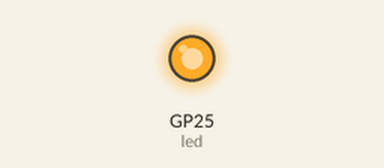
Simulated run of this program. Board: Raspberry Pi Pico running MicroPython. Parts: output pins drawn as LEDs (lit = HIGH). WiFi joins after 1.5 s; the clock reads 2024-03-15 10:24:30 at power-on unless the program sets it; what the program prints to the serial console is not drawn.

Above: at 0.1 s.
Timing chart, 0 to 1.6 s (numbered marks = the images above):
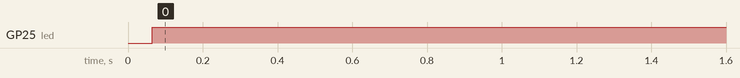

The program:

main.py
```python
import network
import time
from machine import Pin, RTC
from uasyncio import Task, TimeoutError, create_task, run, sleep_ms, wait_for

import ntptime

#########
# Config
#########

NTP_TIME_BETWEEN_SYNC_MS = 3600 * 1000
NTP_HOST = "pool.ntp.org"
WIFI_SSID = 'mw32-guest'
WIFI_PW = 'mw32-guest'

#########
# Constants
#########

datetime = (int, int, int, int, int, int, int, int)

TZ_OFFSET_NORMAL = 1
TZ_OFFSET_DST = 2
WLAN_STAT_GOT_IP = 3

#########
# State & initialization
#########

last_sync_attempt = None
led = Pin('LED', Pin.OUT)
led_timer: Task = None

#########
# LED
#########

led_periods = {
    '0_boot': 100,
    '1_wifi': 250,
    '2_ntp': 500,
}


def led_value(value: bool = True) -> None:
    global led_timer
    if led_timer is not None:
        led_timer.cancel()
        led_timer = None
    led.value(value)


def led_blink(period_name: str) -> None:
    global led_timer
    period = led_periods[period_name]
    print(f"LED\t- {period_name}\t- {period}ms")

    led_value(False)

    async def blink():
        while True:
            await sleep_ms(period)
            led.toggle()

    led_timer = create_task(blink())


#########
# WLAN
#########

wlan = network.WLAN(network.STA_IF)


async def wifi_connect() -> bool:
    global wlan
    print(f"Connecting wifi...\t{wlan.status()}")
    wlan.active(True)
    led_blink('1_wifi')
    wlan.connect(WIFI_SSID, WIFI_PW)

    async def wifi_connected():
        counter = 1
        while wlan.status() != WLAN_STAT_GOT_IP:
            counter = (counter % 3) + 1
            print(f"Waiting for wifi{'.' * counter}\t{wlan.status()}")
            await sleep_ms(500)

    try:
        wait_for(wifi_connected(), 60000)
        print(f"Connected wifi: {wlan.ifconfig()}")
        return True
    except TimeoutError:
        print(f"WLAN collection failed with status {wlan.status()} {wlan.ifconfig()}")
        return False


#########
# NTP
#########

def is_dst(gmt: datetime) -> bool:
    year, month, day, hour, *_ = gmt
    # Never DST jan, feb, nov, dec
    if month <= 2 or month >= 11:
        return False
    # Always DST april, may, june, july, august, september
    if 4 <= month <= 9:
        return True
    if month == 3:
        day_start = {
            2022: 27,
            2023: 26,
            2024: 31,
            2025: 30,
            2026: 29,
            2027: 28
        }.get(year, 28)
        return day > day_start or (day == day_start and hour >= 1)
    if month == 10:
        day_end = {
            2022: 30,
            2023: 29,
            2024: 27,
            2025: 26,
            2026: 25,
            2027: 28,
        }.get(year, 28)
        return day < day_end or (day == day_end and hour < 1)


def gmt_to_local(gmt: datetime, offset: int) -> datetime:
    year, month, day, hour, minute, second, dow, doy = gmt
    new_hour = (hour + offset) % 24
    if new_hour < hour:
        day += 1
        # Leap years not fully accurate but good enough
        if day > 31 or \
                (day > 30 and (month == 4 or month == 6 or month == 9 or month == 11)) or \
                (month == 2 and ((year % 4) == 0 and day > 29) or ((year % 4) != 0 and day > 28)):
            month += 1
            day = 1
    if month > 12:
        month = 1
        year += 1

    return year, month, day, new_hour, minute, second, 0, 0


async def ntp_sync(counter: int = 0) -> bool:
    print(f"Time before NTP sync: {time.localtime()}")
    try:
        ntptime.settime()
    except OSError:
        # For some reason we need to do this 2/3 times
        # https://forum.micropython.org/viewtopic.php?t=7226
        print("NTP sync fail")
        if counter < 100:
            await sleep_ms(1000)
            return await ntp_sync(counter + 1)
        return False

    gmt = time.localtime()
    print(f"UTC after NTP sync: {gmt}")

    rtc = RTC()
    offset = TZ_OFFSET_DST if is_dst(gmt) else TZ_OFFSET_NORMAL
    year, month, day, hour, minute, second, *_ = gmt_to_local(gmt, offset)
    rtc.datetime((year, month, day, 0, hour, minute, second, 0))

    print(f"Time after NTP sync: {time.localtime()}")

    return True


#########
# Application
#########

async def sync_time():
    global last_sync_attempt

    led_blink('0_boot')
    last_sync_attempt = time.ticks_ms()

    wifi_connected = await wifi_connect()
    if not wifi_connected:
        return

    await ntp_sync()

    wlan.disconnect()
    wlan.active(False)
    led_value(True)


async def main():
    while True:
        if last_sync_attempt is None or \
                time.ticks_diff(time.ticks_ms(), last_sync_attempt) > NTP_TIME_BETWEEN_SYNC_MS:
            # Do initialization concurrently
            create_task(sync_time())

        # TODO: show time on clock
        # TODO: Temperature & humidity
        await sleep_ms(500)


if __name__ == '__main__':
    run(main())
```

Measured:
- by itself, GP25 (led): LOW → HIGH at 0.06 s
